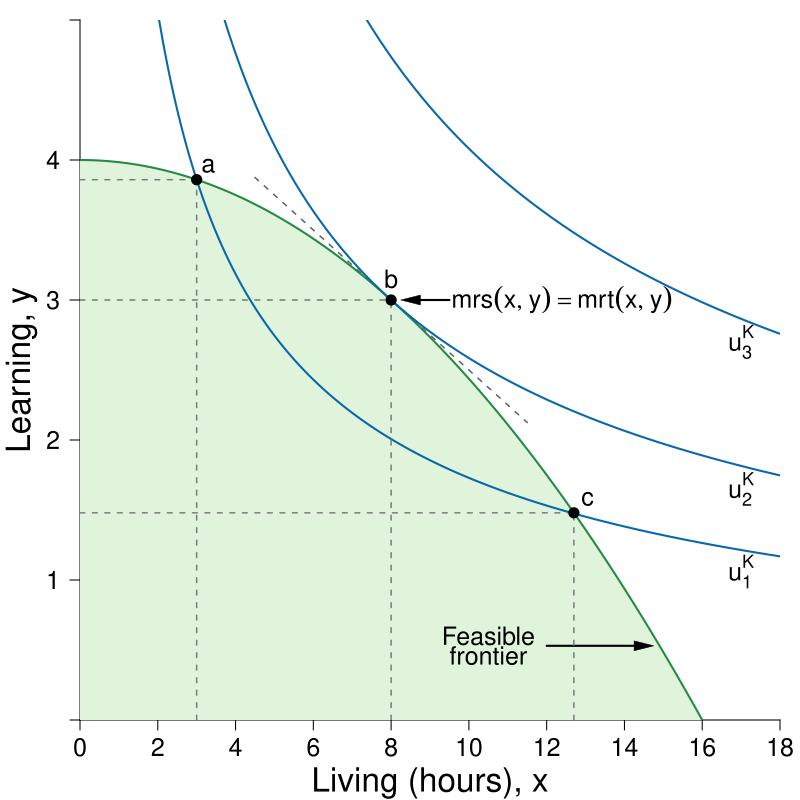

Reproduce this figure in R.
#Graph Designer: Simon Halliday
#Authors: Bowles, Foley and Halliday
#Title: Microeconomics: Competition, Conflict and Coordination

library(shape)
pdf(file = "constrained_optimization/feasible_frontier_indifference_check.pdf", width = 8, height = 8)

#Set parameters for graphics
pointsize <- 1.8
axislabelsize <- 2
labelsize <- 1.5
namesize <- 1.8
annotatesize <- 1.5
graphlinewidth <- 2
segmentlinewidth <- 1.5

COL <- c("#7fc97f", "#beaed4", "#fdc086", "#ffff99", "#386cb0", "#f0027f", "#bf5b17", "#666666")
COLA <- c("#e0f3db", "#99d8c9","#66c2a4","#41ae76", "#238b45", "#005824")
COLB <- c("#4eb3d3", "#2b8cbe", "#0868ac","#084081")
grays <- gray.colors(25, start = 1, end = 0)


#Edited the margins to cater for the larger LHS labels
par(mar =  c(4, 4, 1, 1))

ppf <- function(x, slope = 1/64, bary = 4) {
  bary - slope *x^2
}

uFn <- function(x, y, alpha = 0.4){
  (x^alpha)*(y^(1-alpha))
}

indiffA <- function(x, ubar = uFn(8,3) - 1, alpha = 0.4) {
  (ubar/ (x^alpha))^(1/ (1 - alpha))
}

tangentLine <- function(x, slope, intercept){
  intercept - slope*x
}

ylims <- c(0, 5)
xlims <- c(0, 18)

npts <- 501 
x <- seq(xlims[1], xlims[2], length.out = npts)
y <- seq(ylims[1], ylims[2], length.out = npts) 
a <- c(uFn(3, ppf(3)), uFn(8, 3), uFn(8, 3) + 1.4) #alpha = 0.4

plot(0, 0, xlim = xlims, ylim = ylims, type = "n",
     xlab = expression(paste("")),
     ylab = expression(paste("")), 
     xaxt = "n", 
     yaxt = "n", 
     cex.lab = axislabelsize, 
     bty = "n", 
     xaxs="i", 
     yaxs="i"
)


# ticksy <- seq(from = 0, to = ylims[2], by = 1)
# ylabels <- seq(from = 0, to = ylims[2], by = 1)
ticksx <- seq(from = 0, to = xlims[2], by = 2)
xlabels <- seq(from = 0, to = xlims[2], by = 2)
ticksy <- c(ylims[1], 1, 2, 3, 4, ylims[2])
ylabels <- c(NA, 1, 2, 3, 4, NA)
# ticksx <- c(xlims[1], 5.25, 8.944272, xlims[2])
# xlabels <- c(NA, expression(paste(x,"*")), expression(paste(bar(x))), NA)

axis(1, at = ticksx, pos = 0, labels = xlabels, cex.axis = labelsize)
axis(2, at = ticksy, pos = 0, labels = ylabels, las = 1, cex.axis = labelsize)

npts <- 500 
xx1 <- seq(xlims[1], xlims[2], length.out = npts)

#Series for tangent line
xx3 <- seq(4.5, 11.5, length.out = npts)

#Draw the polygon for shading the feasible set
xpoly1 <- seq(from = xlims[1], to = 16, length.out = 500)
ypoly1 <- ppf(xpoly1)
polygon(x = c(xpoly1, xpoly1[1]), y = c(ypoly1, rev(ypoly1)[1]), col=COLA[1], density=NULL, border = NA)

#Draw the graphs
lines(xx1, ppf(xx1), col = COLA[5], lwd = graphlinewidth)

lines(xx3, tangentLine(xx3, slope = 1/4, intercept = 5), col = grays[22], lwd = segmentlinewidth, lty = 2)

#Label the feasible frontier
text(10.5, 0.60, expression("Feasible"), cex = labelsize)
text(10.5, 0.46, expression("frontier"), cex = labelsize)
Arrows(12, 0.53, 14.5, 0.53, col = "black", lty = 1, lwd = 2, arr.type = "triangle", arr.lwd = 0.5)

contour(x, y, 
        outer(x, y, uFn),
        drawlabels = FALSE,
        col = COLB[3],
        lwd = graphlinewidth,
        levels = a, 
        xaxs="i", 
        yaxs="i", 
        add = TRUE)

#Axis labels
text(0.5*xlims[2], -0.45, expression(paste("Living (hours), ", x)), xpd = TRUE, cex = axislabelsize) 
text(-1.5, 0.5*ylims[2], expression(paste("Learning, ", y)), xpd = TRUE, cex = axislabelsize, srt = 90) 

#Add mrs = mrt at i
text(12.4, 3, expression(paste(mrs(x,y) == mrt(x,y))), cex = labelsize)
Arrows(9.5, 3, 8.5, 3, col = "black", lty = 1, lwd = 2, arr.type = "triangle", arr.lwd = 0.5)

#Label the indifference curves
text(17, 1.06, expression(u[1]^K), cex = labelsize)
text(17, 1.65, expression(u[2]^K), cex = labelsize)
text(17, 2.7, expression(u[3]^K), cex = labelsize)

#Annotate max u point on feasibility frontier
text(8, ppf(8) + 0.15, expression(paste(b)), cex = labelsize)
segments(8, 0, 8, ppf(x = 8), lty = 2, col = grays[20], lwd = segmentlinewidth)
segments(0, ppf(x = 8), 8, ppf(x = 8), lty = 2, col = grays[20], lwd = segmentlinewidth)
points(8, ppf(x = 8), pch = 16, col = "black", cex = 1.5)

text(3.3, ppf(3) + 0.1, expression(paste(a)), cex = labelsize)
segments(3, 0, 3, ppf(x = 3), lty = 2, col = grays[20], lwd = segmentlinewidth)
segments(0, ppf(x = 3), 3, ppf(x = 3), lty = 2, col = grays[20], lwd = segmentlinewidth)
points(3, ppf(x = 3), pch = 16, col = "black", cex = 1.5)


text(13.05, ppf(12.7) + 0.1, expression(paste(c)), cex = labelsize)
segments(12.7, 0, 12.7, ppf(x = 12.7), lty = 2, col = grays[20], lwd = segmentlinewidth)
segments(0, ppf(x = 12.7), 12.7, ppf(x = 12.7), lty = 2, col = grays[20], lwd = segmentlinewidth)
points(12.7, ppf(x = 12.7), pch = 16, col = "black", cex = 1.5)




dev.off()
